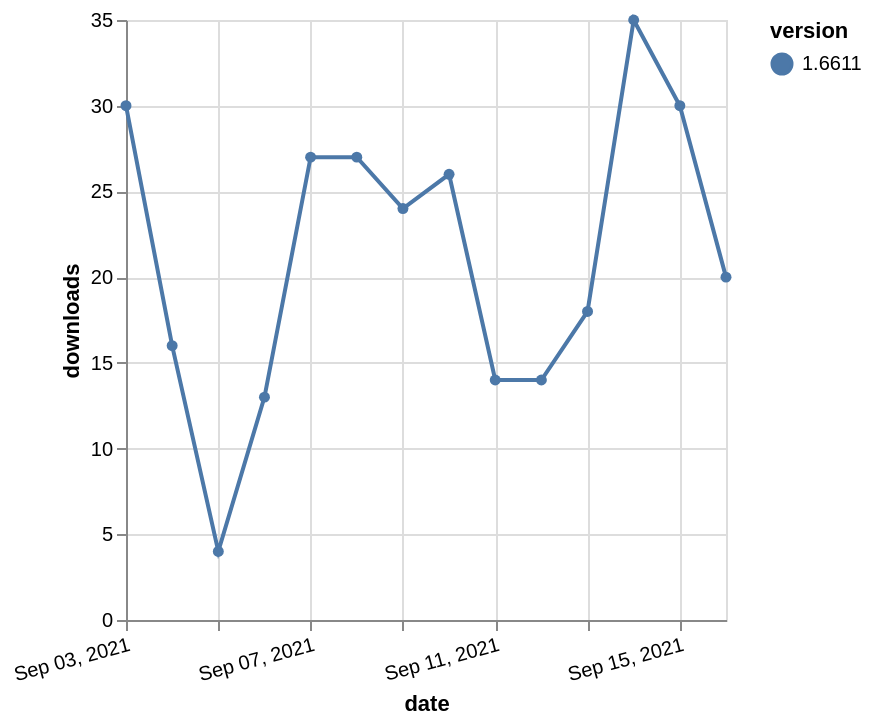

Here is the Vega-Lite specification saved for this chart:
### Vega-Lite specification from a JSON file in a GitHub repository (floating-point values rounded to 4 significant figures)
{"$schema": "https://vega.github.io/schema/vega-lite/v5.json", "description": "A simple bar chart with embedded data.", "data": {"values": [{"date": "2021-09-03", "total": 30781, "delta": 30, "version": "1.6611"}, {"date": "2021-09-04", "total": 30797, "delta": 16, "version": "1.6611"}, {"date": "2021-09-05", "total": 30801, "delta": 4, "version": "1.6611"}, {"date": "2021-09-06", "total": 30814, "delta": 13, "version": "1.6611"}, {"date": "2021-09-07", "total": 30841, "delta": 27, "version": "1.6611"}, {"date": "2021-09-08", "total": 30868, "delta": 27, "version": "1.6611"}, {"date": "2021-09-09", "total": 30892, "delta": 24, "version": "1.6611"}, {"date": "2021-09-10", "total": 30918, "delta": 26, "version": "1.6611"}, {"date": "2021-09-11", "total": 30932, "delta": 14, "version": "1.6611"}, {"date": "2021-09-12", "total": 30946, "delta": 14, "version": "1.6611"}, {"date": "2021-09-13", "total": 30964, "delta": 18, "version": "1.6611"}, {"date": "2021-09-14", "total": 30999, "delta": 35, "version": "1.6611"}, {"date": "2021-09-15", "total": 31029, "delta": 30, "version": "1.6611"}, {"date": "2021-09-16", "total": 31049, "delta": 20, "version": "1.6611"}]}, "width": "container", "mark": {"type": "line", "point": {"filled": true}}, "encoding": {"x": {"field": "date", "type": "temporal", "timeUnit": "yearmonthdate", "title": "date", "axis": {"labelAngle": -15}}, "y": {"field": "delta", "type": "quantitative", "title": "downloads"}, "color": {"field": "version", "type": "nominal"}, "tooltip": {"field": "delta"}}}
